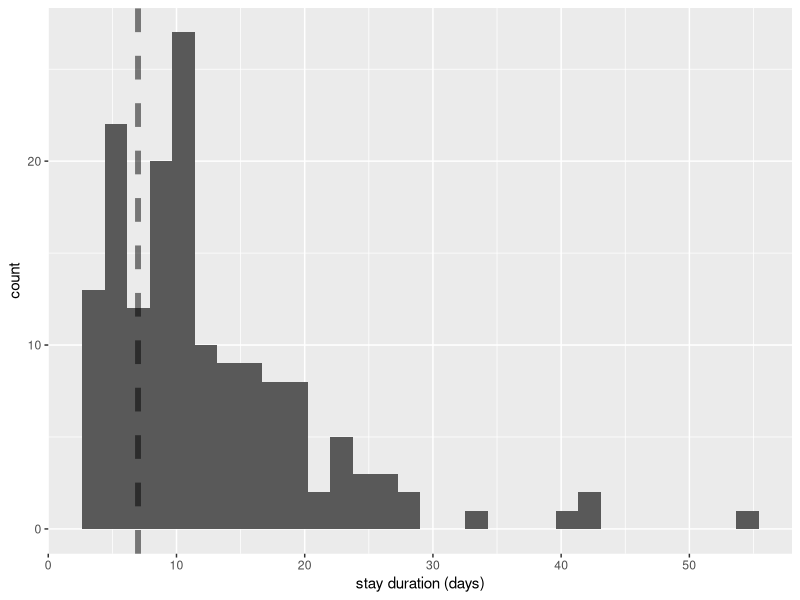
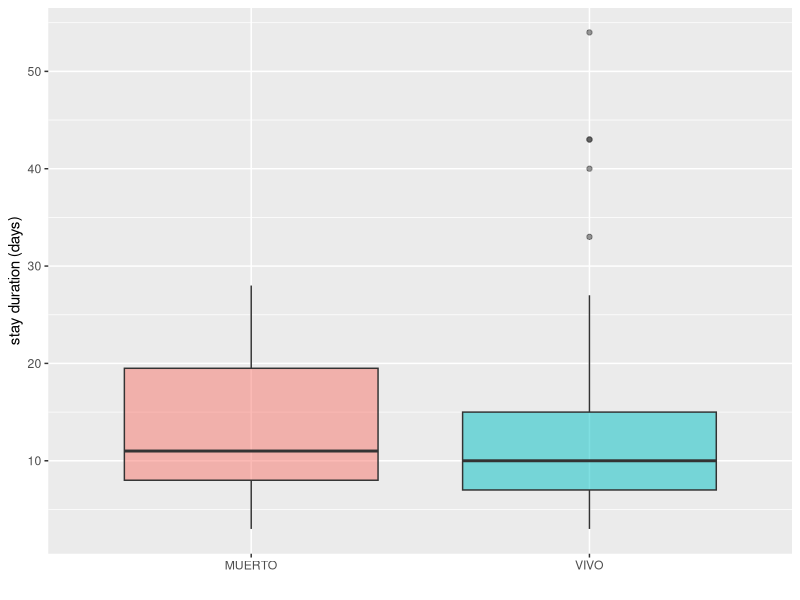
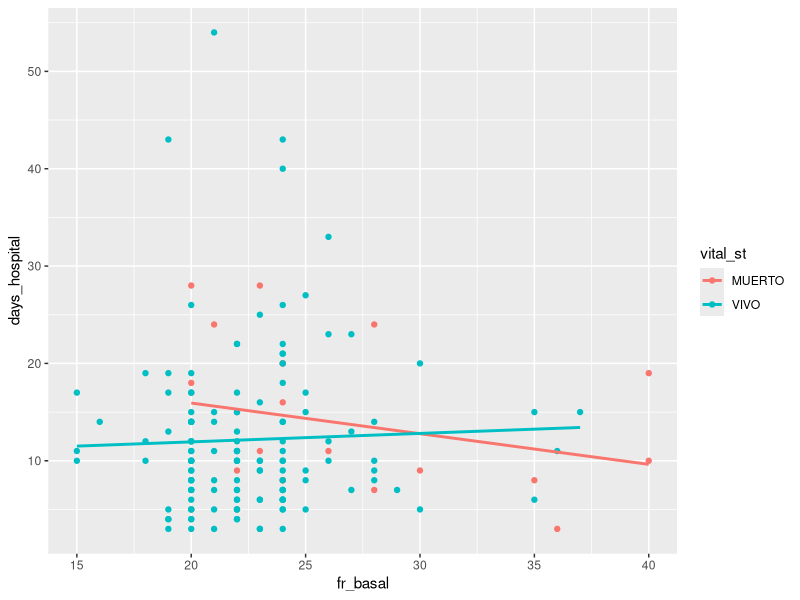
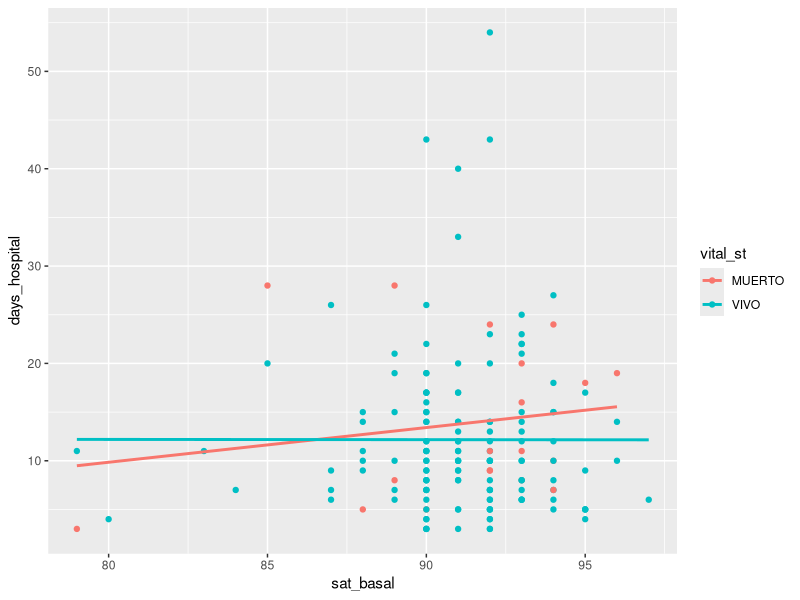
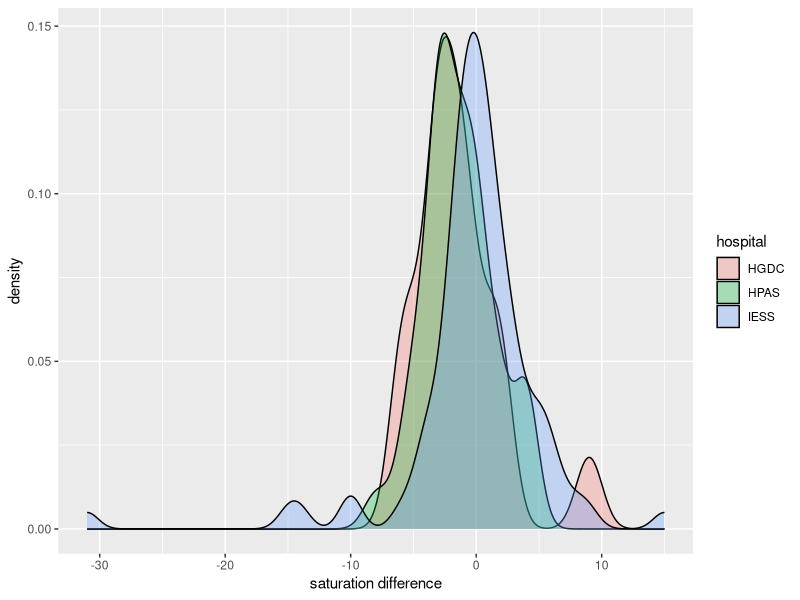
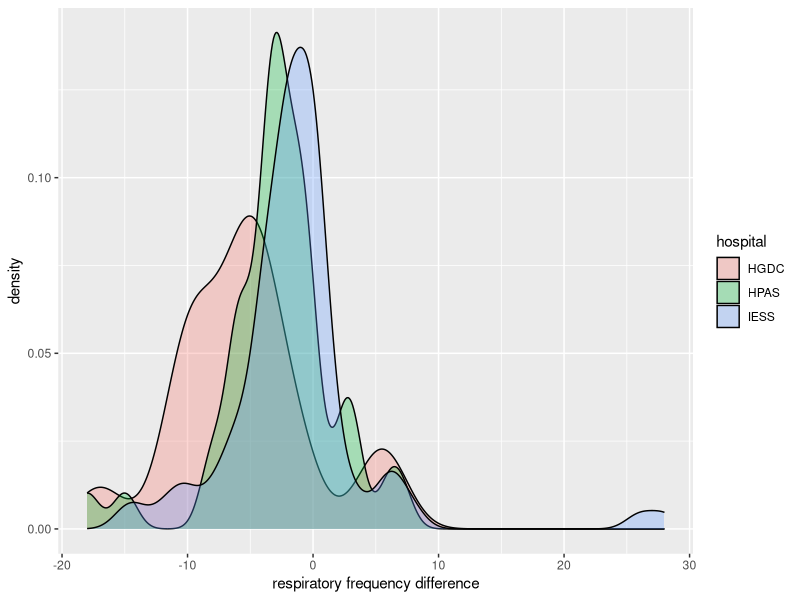
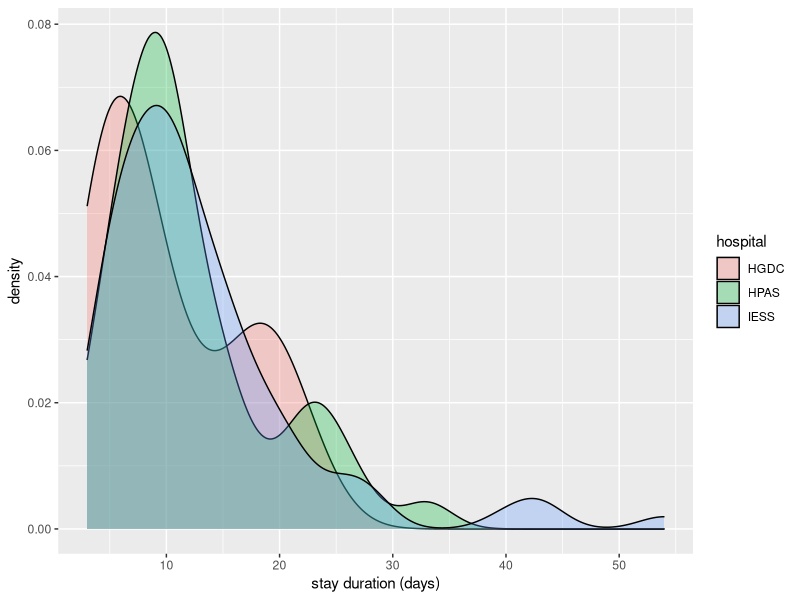
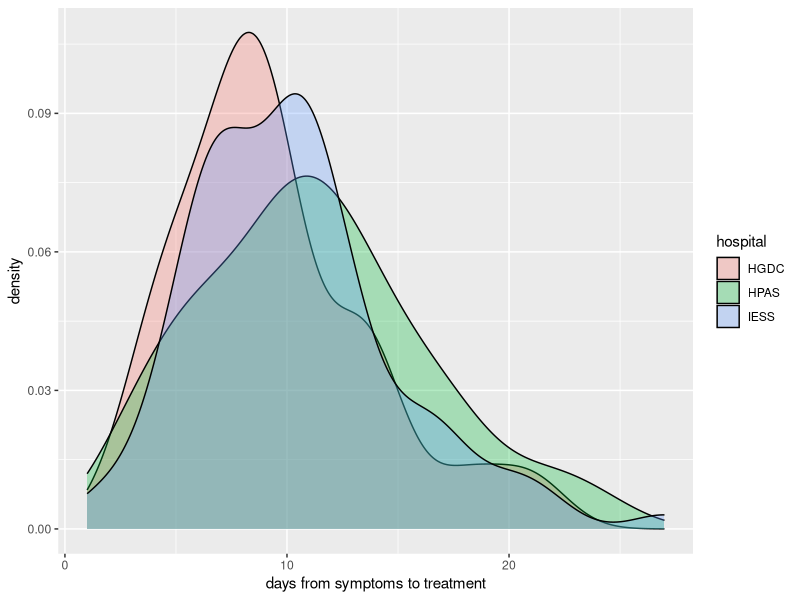

Generate these figures, in order, with R:
## ---- chunk 1

library(tidyverse)
library(lubridate)
library(survival)

## ---- chunk 2

plasma_simple <- read_csv('./plasma_simple.csv')

## ---- chunk 3

plasma_simple %>%
    ggplot() +
    geom_histogram(aes(x = days_hospital)) +
    geom_vline(xintercept = 7, linetype = 2, size = 2, alpha = 0.5) +
    labs(x = 'stay duration (days)')

plasma_simple %>%
    filter(days_hospital <= 7) %>%
    count()

plasma_simple %>%
    summarise(mean(days_hospital), sd(days_hospital))

plasma_simple %>%
    ggplot() +
    geom_boxplot(aes(x = vital_st, y = days_hospital, fill = vital_st), alpha = 0.5) +
    theme(legend.position = "None") +
    labs(x = '', y = 'stay duration (days)')

## ---- chunk 4

plasma_simple %>%
    ggplot(aes(x = fr_basal, y = days_hospital, color = vital_st)) +
    geom_point() +
    geom_smooth(method = lm, se = FALSE)

plasma_simple %>%
    ggplot(aes(x = sat_basal, y = days_hospital, color = vital_st)) +
    geom_point() +
    geom_smooth(method = lm, se = FALSE)

## ---- chunk 5

sat_mod <- lm(sat_diff ~ age + sex + group + vital_st + hospital + 
   nd_sint_tto + nd_sint_ing, data = plasma_simple) 

sat_mod %>%
    summary()

fr_mod <- lm(fr_diff ~ age + sex + group + vital_st + hospital + 
   nd_sint_tto + nd_sint_ing, data = plasma_simple)

fr_mod %>%
    summary()

## ---- chunk 6

plasma_simple %>%
    ggplot() +
    geom_density(aes(sat_diff, fill = hospital), position = 'dodge', alpha = 0.3) +
    labs(x = 'saturation difference')

plasma_simple %>%
    ggplot() +
    geom_density(aes(fr_diff, fill = hospital), position = 'dodge', alpha = 0.3) +
    labs(x = 'respiratory frequency difference')

plasma_simple %>%
    ggplot() +
    geom_density(aes(days_hospital, fill = hospital), position = 'dodge', alpha = 0.3) +
    labs(x = 'stay duration (days)')


## ---- chunk 7

plasma_simple %>%
    ggplot() +
    geom_density(aes(nd_sint_tto, fill = hospital), position = 'dodge', alpha = 0.3) +
    labs(x = 'days from symptoms to treatment')


plasma_simple %>%
    ggplot() +
    geom_density(aes(nd_sint_ing, fill = hospital), position = 'dodge', alpha = 0.3) +
    labs(x = 'days from symptoms to hospitalization')

## ---- chunk 8

plasma_simple %>%
    filter(is.na(sat_final)) %>%
    count()

# missing data:
plasma_simple %>%
    group_by(hospital) %>%
    mutate(n_hosp = n()) %>%
    filter(is.na(sat_final)) %>%
    group_by(hospital, group) %>%
    summarise(n_na = n(), n_hosp = max(n_hosp)) %>%
    mutate(percent = 100*(n_na / n_hosp)) %>%
    select(hospital, group, percent) %>%
    pivot_wider(names_from = group, values_from = percent)

## ---- chunk 9

glm(days_hospital ~ age + sex + group + vital_st + hospital + 
    nd_sint_tto + nd_sint_ing, data=plasma_simple, 
    family = poisson(link='log')) %>%
    summary()


coxph(Surv(days_hospital, status) ~ age + sex + group + hospital + 
    nd_sint_tto + nd_sint_ing + hta + obesity + dm, 
    data=plasma_simple) %>%
    summary()

coxph(Surv(days_hospital, status) ~  group, 
    data=plasma_simple) %>%
    summary()

survfit(Surv(days_hospital, status) ~ group, data=plasma_simple) %>%
    broom::tidy() %>%
    ggplot(aes(time, estimate, color = strata)) +
    geom_line() +
    geom_ribbon(aes(ymin=conf.low, ymax=conf.high), alpha=0.2)

